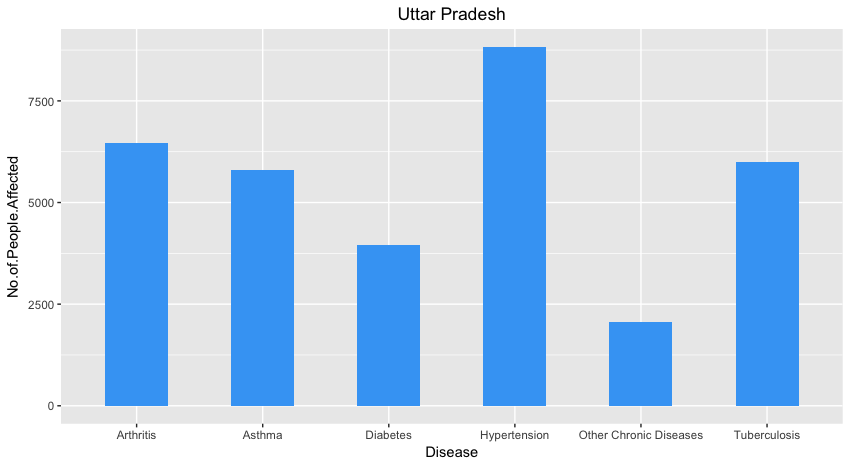

Write the R code that produced this figure.
#Bar Graph for Disease Vs Number of People Affected
library(ggplot2)
graphone<-read.csv("baran.csv",TRUE,",")
class(graphone)
ggplot(data=graphone, aes(x=Disease, y=No.of.People.Affected)) + geom_bar(stat="identity",width = 0.5,fill = "#42A5F5")+ggtitle("Uttar Pradesh") +
  theme(plot.title = element_text(hjust = 0.5))
